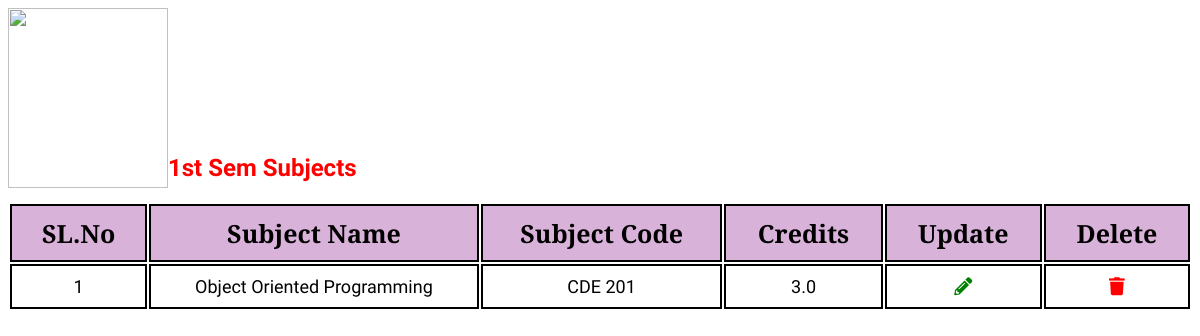
/admin/dis_sem/disp_s3.php, run on the app's committed database.
### tables this page shows
CREATE TABLE `add_s3` (
  `id` int(20) NOT NULL,
  `sub_name` varchar(255) NOT NULL,
  `sub_code` varchar(255) NOT NULL,
  `credit` float(30,1) NOT NULL
);

### admin/dis_sem/disp_s3.php (the view, shortened to what this page needs)
<!DOCTYPE html>
<html lang="en">
<head>
    <link rel="stylesheet" href="../css/fontawesome/css/fontawesome.min.css">
    <link rel="stylesheet" href="../css/fontawesome/css/all.css">
</head>
<body>
<img id="head" width="160px" height="180px" style="font-family:'PT Serif';" left:10 align='left' src="../css/images/logo.png">
<br /><br /><br /><br /><br /><br /><br>
<h2 style="color:#ff0000;font-family:'Acme';" class="page-header">1st Sem Subjects</h2>
<div class="col-lg-10 mcon text-center">
    <table id="mytab1" width="100%" class="mtab table table-bordered table-hover table-responsive">
    <tr align='center' style="background-color:rgba(128,0,128,0.3);color:black;font-size:25px;font-family: 'PT serif';" class="table-info">
        <th>SL.No</th>
        <th>Subject Name</th>
        <th>Subject Code</th>
        <th>Credits</th>
        <th>Update</th>
        <th>Delete</th>
    </tr>
    <?php
        include "../connection.php";
        $sql = "SELECT * FROM add_s3";
        $res = mysqli_query($conn,$sql);
        $i=1;
        if(mysqli_num_rows($res)>0){
            while($row = mysqli_fetch_assoc($res)){
    ?>
    <tr style='color:black;border-bottom:2px solid black;font-size:18px;border-right:2px solid black;border-top:2px solid black;border-left:2px solid black;'>
        <td style='border:2px solid black' align = 'center'><?php echo $i; ?></td>
        <td style='border:2px solid black' align = 'center'><?php echo $row['sub_name']; ?></td>
        <td style='border:2px solid black' align = 'center'><?php echo $row['sub_code']; ?></td>
        <td style='border:2px solid black' align = 'center'><?php echo $row['credit']; ?></td>
        <td align='center' style='border:2px solid black'> <a href="" style='color:green'><i class="fas fa-pencil-alt"></i></a> </td>
        <td align='center' style='border:2px solid black'> <a href="javascript:DeleteUser('<?php echo $row['id']; ?>')" style='color:red'><i class="fas fa-trash"></i></a> </td>
    </tr>
    <?php
          $i++;
            }
        }
    ?>
    </table>
</div>
</body>
</html>

### admin/dis_sem/disp_s3.php (style rules this page uses)
.mcon { margin-top: auto; padding: 0; }
.mtab { margin-top: auto; margin-left: auto; padding: 0; font-family: 'Acme'; }
table th { text-align: center; }
.mtab th,td { padding: 10px 20px; border:2px solid black; text-align: center; }

### data on the page
add_s3: sub_name "Object Oriented Programming", sub_code "CDE 201", credit "3.0"
